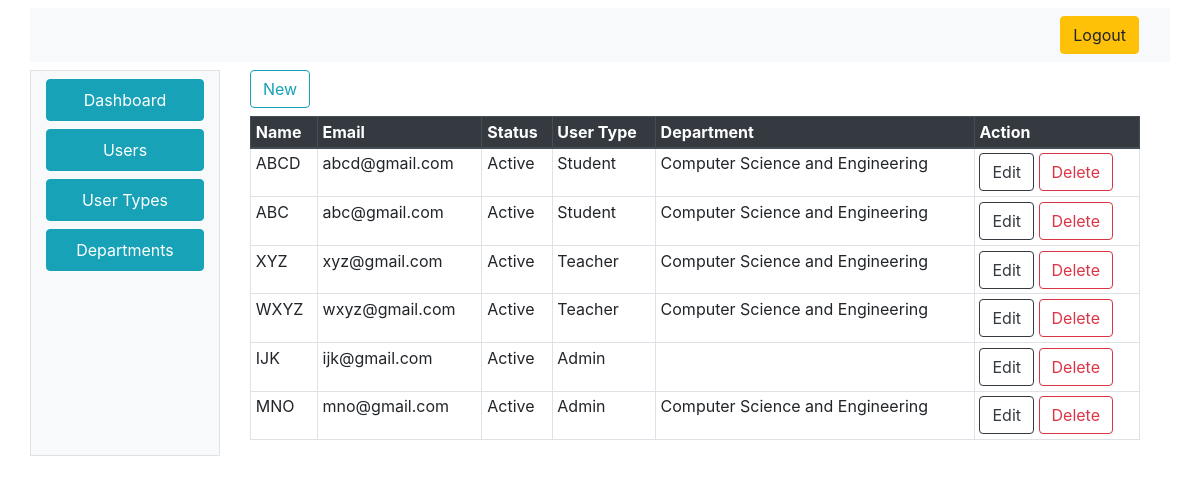
/admin/users.php, run on the app's committed database.
### tables this page shows
CREATE TABLE `users` (
  `UserID` int(11) NOT NULL,
  `UserName` varchar(100) NOT NULL,
  `UserEmail` varchar(50) NOT NULL,
  `Password` varchar(25) NOT NULL,
  `Status` tinyint(1) NOT NULL,
  `UserTypeID` int(11) NOT NULL,
  `DepartmentID` int(11) DEFAULT NULL
);

CREATE TABLE `usertype` (
  `UserTypeID` int(11) NOT NULL,
  `UserTypeTitle` varchar(100) NOT NULL
);

CREATE TABLE `department` (
  `DepartmentID` int(11) NOT NULL,
  `DepartmentName` varchar(250) NOT NULL
);

### index_model.php (called while the page is built, shortened)
<?php
class IndexModel
{
	public $con;
	public function IndexModel()
	{
		$this->host = "localhost:3306";
		$this->user = "root";
		$this->pass = "";
		$this->dbname = "ams";
		$this->con =  new mysqli($this->host, $this->user, $this->pass, $this->dbname);
	}
	public function getAllUsersInfo()
	{
		$q = "SELECT *,UserTypeTitle,DepartmentName FROM users LEFT OUTER JOIN department on users.DepartmentID = department.DepartmentID LEFT OUTER JOIN usertype on users.UserTypeID= usertype.UserTypeID";
		$r = mysqli_query($this->con, $q);
		if ($r == false) {
			return 0;
		} else {
			return $r;
		}
	}
}

### admin/users.php (the view, shortened to what this page needs)
<html>
<head>
  <link rel="stylesheet" href="css.css">
  <link rel="stylesheet" href="https://stackpath.bootstrapcdn.com/bootstrap/4.4.1/css/bootstrap.min.css">
</head>
<body>
  <div class="container mt-2">
    <div class="row">
      <div class="col-12 mb-2 bg-light">
        <nav class="navbar navbar-expand-lg navbar-light bg-light justify-content-end">
          <a class="btn btn-warning ml-2" href="../logout.php"><i class="fa fa-sign-out" aria-hidden="true"></i>
            Logout
          </a>
        </nav>
      </div>
      <div class="col-2 bg-light border">
        <nav class=" d-none d-md-block bg-light sidebar">
          <div class="sidebar-sticky">
            <ul class="nav flex-column">
              <li class="nav-item">
                <a class="nav-link btn btn-info mb-2 mt-2" href="#"><i class="fa fa-home" aria-hidden="true"></i>
                  Dashboard
                </a>
              </li>
              <li class="nav-item">
                <a class="nav-link btn btn-info mb-2" href="users.php">
                  Users
                </a>
              </li>
              <li class="nav-item">
                <a class="nav-link btn btn-info mb-2" href="user_types.php">
                  User Types
                </a>
              </li>
              <li class="nav-item">
                <a class="nav-link btn btn-info mb-2" href="departments.php">
                  Departments
                </a>
              </li>
            </ul>
          </div>
        </nav>
      </div>
      <div class="col-10 bg-transparent">
        <div class="container-fluid container-responsive">
          <a href="new_user.php" class="btn btn-outline-info mb-2"> New</a>
          <div class="table-responsive">
            <table class="table  table-sm table-hover table-bordered">
              <thead class="thead-dark">
                <tr>
                  <th scope="col">Name</th>
                  <th scope="col">Email</th>
                  <th scope="col">Status</th>
                  <th scope="col">User Type</th>
                  <th scope="col">Department</th>
                  <th scope="col">Action</th>
                </tr>
              </thead>
              <tbody>
                <?php
                require_once('../index_model.php');
                $indObj = new IndexModel();
                $rs = $indObj->getAllUsersInfo();
                while ($d = mysqli_fetch_assoc($rs)) {
                  echo $str = "<tr><td>" . $d["UserName"] . "</td><td>" . $d["UserEmail"] . "</td>";
                  if ($d["Status"] == 1) {
                    echo $str = " <td>Active</td>";
                  } else {
                    echo $str = " <td>Deactivated</td>";
                  }
                  echo  $str = "<td>" . $d["UserTypeTitle"] . "</td> <td>" . $d["DepartmentName"] . "</td><td>
                      <a href='edit_user.php?UserID=" . $d["UserID"] . "' class='btn btn-outline-dark'>Edit</a>
                      <a href='delete_user.php?UserID=" . $d["UserID"] . "' class='btn btn-outline-danger'>Delete</a>
                      </td></tr>";
                }
                ?>
              </tbody>
            </table>
          </div>
        </div>
      </div>
    </div>
  </div>
</body>
</html>

### data on the page
users: UserName "ABCD", UserEmail "abcd@gmail.com", Status "Active", UserTypeID.UserTypeTitle "Student", DepartmentID.DepartmentName "Computer Science and Engineering"
users: UserName "ABC", UserEmail "abc@gmail.com", Status "Active", UserTypeID.UserTypeTitle "Student", DepartmentID.DepartmentName "Computer Science and Engineering"
users: UserName "XYZ", UserEmail "xyz@gmail.com", Status "Active", UserTypeID.UserTypeTitle "Teacher", DepartmentID.DepartmentName "Computer Science and Engineering"
users: UserName "WXYZ", UserEmail "wxyz@gmail.com", Status "Active", UserTypeID.UserTypeTitle "Teacher", DepartmentID.DepartmentName "Computer Science and Engineering"
users: UserName "IJK", UserEmail "ijk@gmail.com", Status "Active", UserTypeID.UserTypeTitle "Admin"
users: UserName "MNO", UserEmail "mno@gmail.com", Status "Active", UserTypeID.UserTypeTitle "Admin", DepartmentID.DepartmentName "Computer Science and Engineering"
